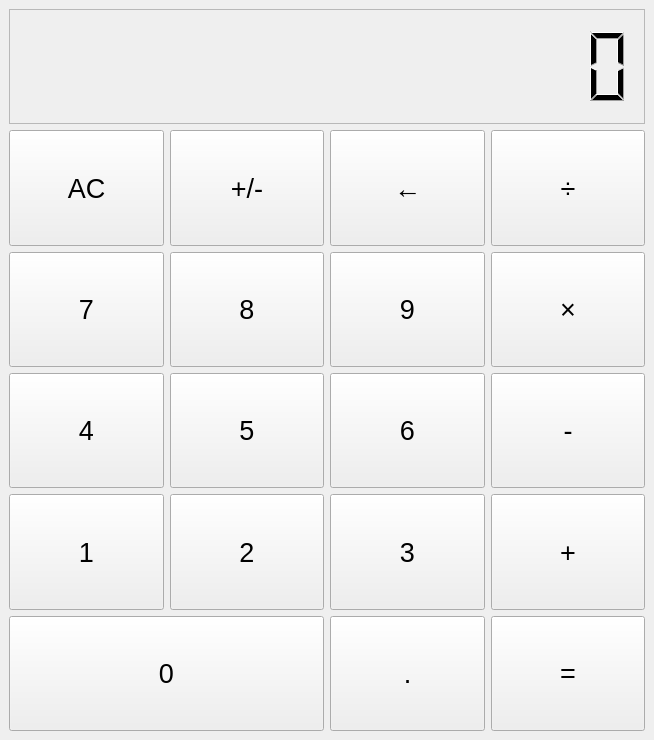
<?xml version="1.0" encoding="UTF-8"?>
<ui version="4.0">
 <class>MainWindow</class>
 <widget class="QMainWindow" name="MainWindow">
  <property name="geometry">
   <rect>
    <x>0</x>
    <y>0</y>
    <width>654</width>
    <height>740</height>
   </rect>
  </property>
  <property name="windowTitle">
   <string>電卓</string>
  </property>
  <property name="windowIcon">
   <iconset>
    <normaloff>../icon.png</normaloff>../icon.png</iconset>
  </property>
  <property name="iconSize">
   <size>
    <width>24</width>
    <height>24</height>
   </size>
  </property>
  <widget class="QWidget" name="centralwidget">
   <layout class="QGridLayout" name="gridLayout">
    <item row="2" column="2">
     <widget class="QPushButton" name="botton_9">
      <property name="sizePolicy">
       <sizepolicy hsizetype="Minimum" vsizetype="Minimum">
        <horstretch>0</horstretch>
        <verstretch>0</verstretch>
       </sizepolicy>
      </property>
      <property name="font">
       <font>
        <pointsize>20</pointsize>
       </font>
      </property>
      <property name="text">
       <string>9</string>
      </property>
     </widget>
    </item>
    <item row="2" column="1">
     <widget class="QPushButton" name="botton_8">
      <property name="sizePolicy">
       <sizepolicy hsizetype="Minimum" vsizetype="Minimum">
        <horstretch>0</horstretch>
        <verstretch>0</verstretch>
       </sizepolicy>
      </property>
      <property name="font">
       <font>
        <pointsize>20</pointsize>
       </font>
      </property>
      <property name="text">
       <string>8</string>
      </property>
     </widget>
    </item>
    <item row="3" column="1">
     <widget class="QPushButton" name="botton_5">
      <property name="sizePolicy">
       <sizepolicy hsizetype="Minimum" vsizetype="Minimum">
        <horstretch>0</horstretch>
        <verstretch>0</verstretch>
       </sizepolicy>
      </property>
      <property name="font">
       <font>
        <pointsize>20</pointsize>
       </font>
      </property>
      <property name="text">
       <string>5</string>
      </property>
     </widget>
    </item>
    <item row="4" column="1">
     <widget class="QPushButton" name="botton_2">
      <property name="sizePolicy">
       <sizepolicy hsizetype="Minimum" vsizetype="Minimum">
        <horstretch>0</horstretch>
        <verstretch>0</verstretch>
       </sizepolicy>
      </property>
      <property name="font">
       <font>
        <pointsize>20</pointsize>
       </font>
      </property>
      <property name="text">
       <string>2</string>
      </property>
     </widget>
    </item>
    <item row="1" column="0">
     <widget class="QPushButton" name="botton_clear">
      <property name="sizePolicy">
       <sizepolicy hsizetype="Minimum" vsizetype="Minimum">
        <horstretch>0</horstretch>
        <verstretch>0</verstretch>
       </sizepolicy>
      </property>
      <property name="font">
       <font>
        <pointsize>20</pointsize>
       </font>
      </property>
      <property name="text">
       <string>AC</string>
      </property>
     </widget>
    </item>
    <item row="2" column="0">
     <widget class="QPushButton" name="botton_7">
      <property name="sizePolicy">
       <sizepolicy hsizetype="Minimum" vsizetype="Minimum">
        <horstretch>0</horstretch>
        <verstretch>0</verstretch>
       </sizepolicy>
      </property>
      <property name="font">
       <font>
        <pointsize>20</pointsize>
       </font>
      </property>
      <property name="text">
       <string>7</string>
      </property>
     </widget>
    </item>
    <item row="4" column="0">
     <widget class="QPushButton" name="botton_1">
      <property name="sizePolicy">
       <sizepolicy hsizetype="Minimum" vsizetype="Minimum">
        <horstretch>0</horstretch>
        <verstretch>0</verstretch>
       </sizepolicy>
      </property>
      <property name="font">
       <font>
        <pointsize>20</pointsize>
       </font>
      </property>
      <property name="text">
       <string>1</string>
      </property>
     </widget>
    </item>
    <item row="5" column="3">
     <widget class="QPushButton" name="botton_equal">
      <property name="sizePolicy">
       <sizepolicy hsizetype="Minimum" vsizetype="Minimum">
        <horstretch>0</horstretch>
        <verstretch>0</verstretch>
       </sizepolicy>
      </property>
      <property name="font">
       <font>
        <pointsize>20</pointsize>
       </font>
      </property>
      <property name="text">
       <string>=</string>
      </property>
     </widget>
    </item>
    <item row="3" column="2">
     <widget class="QPushButton" name="botton_6">
      <property name="sizePolicy">
       <sizepolicy hsizetype="Minimum" vsizetype="Minimum">
        <horstretch>0</horstretch>
        <verstretch>0</verstretch>
       </sizepolicy>
      </property>
      <property name="font">
       <font>
        <pointsize>20</pointsize>
       </font>
      </property>
      <property name="text">
       <string>6</string>
      </property>
     </widget>
    </item>
    <item row="3" column="0">
     <widget class="QPushButton" name="botton_4">
      <property name="sizePolicy">
       <sizepolicy hsizetype="Minimum" vsizetype="Minimum">
        <horstretch>0</horstretch>
        <verstretch>0</verstretch>
       </sizepolicy>
      </property>
      <property name="font">
       <font>
        <pointsize>20</pointsize>
       </font>
      </property>
      <property name="text">
       <string>4</string>
      </property>
     </widget>
    </item>
    <item row="2" column="3">
     <widget class="QPushButton" name="botton_multiply">
      <property name="sizePolicy">
       <sizepolicy hsizetype="Minimum" vsizetype="Minimum">
        <horstretch>0</horstretch>
        <verstretch>0</verstretch>
       </sizepolicy>
      </property>
      <property name="font">
       <font>
        <pointsize>20</pointsize>
       </font>
      </property>
      <property name="text">
       <string>×</string>
      </property>
     </widget>
    </item>
    <item row="5" column="2">
     <widget class="QPushButton" name="botton_dot">
      <property name="sizePolicy">
       <sizepolicy hsizetype="Minimum" vsizetype="Minimum">
        <horstretch>0</horstretch>
        <verstretch>0</verstretch>
       </sizepolicy>
      </property>
      <property name="font">
       <font>
        <pointsize>20</pointsize>
       </font>
      </property>
      <property name="text">
       <string>.</string>
      </property>
     </widget>
    </item>
    <item row="4" column="2">
     <widget class="QPushButton" name="botton_3">
      <property name="sizePolicy">
       <sizepolicy hsizetype="Minimum" vsizetype="Minimum">
        <horstretch>0</horstretch>
        <verstretch>0</verstretch>
       </sizepolicy>
      </property>
      <property name="font">
       <font>
        <pointsize>20</pointsize>
       </font>
      </property>
      <property name="text">
       <string>3</string>
      </property>
     </widget>
    </item>
    <item row="4" column="3">
     <widget class="QPushButton" name="botton_plus">
      <property name="sizePolicy">
       <sizepolicy hsizetype="Minimum" vsizetype="Minimum">
        <horstretch>0</horstretch>
        <verstretch>0</verstretch>
       </sizepolicy>
      </property>
      <property name="font">
       <font>
        <pointsize>20</pointsize>
       </font>
      </property>
      <property name="text">
       <string>+</string>
      </property>
     </widget>
    </item>
    <item row="1" column="2">
     <widget class="QPushButton" name="botton_backspace">
      <property name="sizePolicy">
       <sizepolicy hsizetype="Minimum" vsizetype="Minimum">
        <horstretch>0</horstretch>
        <verstretch>0</verstretch>
       </sizepolicy>
      </property>
      <property name="font">
       <font>
        <pointsize>20</pointsize>
       </font>
      </property>
      <property name="text">
       <string>←</string>
      </property>
     </widget>
    </item>
    <item row="3" column="3">
     <widget class="QPushButton" name="botton_minus">
      <property name="sizePolicy">
       <sizepolicy hsizetype="Minimum" vsizetype="Minimum">
        <horstretch>0</horstretch>
        <verstretch>0</verstretch>
       </sizepolicy>
      </property>
      <property name="font">
       <font>
        <pointsize>20</pointsize>
       </font>
      </property>
      <property name="text">
       <string>-</string>
      </property>
     </widget>
    </item>
    <item row="0" column="0" colspan="4">
     <widget class="QLCDNumber" name="display">
      <property name="sizePolicy">
       <sizepolicy hsizetype="Minimum" vsizetype="Minimum">
        <horstretch>0</horstretch>
        <verstretch>0</verstretch>
       </sizepolicy>
      </property>
      <property name="layoutDirection">
       <enum>Qt::LeftToRight</enum>
      </property>
      <property name="styleSheet">
       <string notr="true"/>
      </property>
      <property name="frameShape">
       <enum>QFrame::StyledPanel</enum>
      </property>
      <property name="lineWidth">
       <number>0</number>
      </property>
      <property name="smallDecimalPoint">
       <bool>false</bool>
      </property>
      <property name="digitCount">
       <number>15</number>
      </property>
     </widget>
    </item>
    <item row="1" column="3">
     <widget class="QPushButton" name="botton_division">
      <property name="sizePolicy">
       <sizepolicy hsizetype="Minimum" vsizetype="Minimum">
        <horstretch>0</horstretch>
        <verstretch>0</verstretch>
       </sizepolicy>
      </property>
      <property name="font">
       <font>
        <pointsize>20</pointsize>
       </font>
      </property>
      <property name="text">
       <string>÷</string>
      </property>
     </widget>
    </item>
    <item row="1" column="1">
     <widget class="QPushButton" name="botton_sign">
      <property name="sizePolicy">
       <sizepolicy hsizetype="Minimum" vsizetype="Minimum">
        <horstretch>0</horstretch>
        <verstretch>0</verstretch>
       </sizepolicy>
      </property>
      <property name="font">
       <font>
        <pointsize>20</pointsize>
       </font>
      </property>
      <property name="text">
       <string>+/-</string>
      </property>
     </widget>
    </item>
    <item row="5" column="0" colspan="2">
     <widget class="QPushButton" name="botton_0">
      <property name="sizePolicy">
       <sizepolicy hsizetype="Minimum" vsizetype="Minimum">
        <horstretch>0</horstretch>
        <verstretch>0</verstretch>
       </sizepolicy>
      </property>
      <property name="font">
       <font>
        <pointsize>20</pointsize>
       </font>
      </property>
      <property name="text">
       <string>0</string>
      </property>
     </widget>
    </item>
   </layout>
  </widget>
 </widget>
 <resources/>
 <connections/>
</ui>
